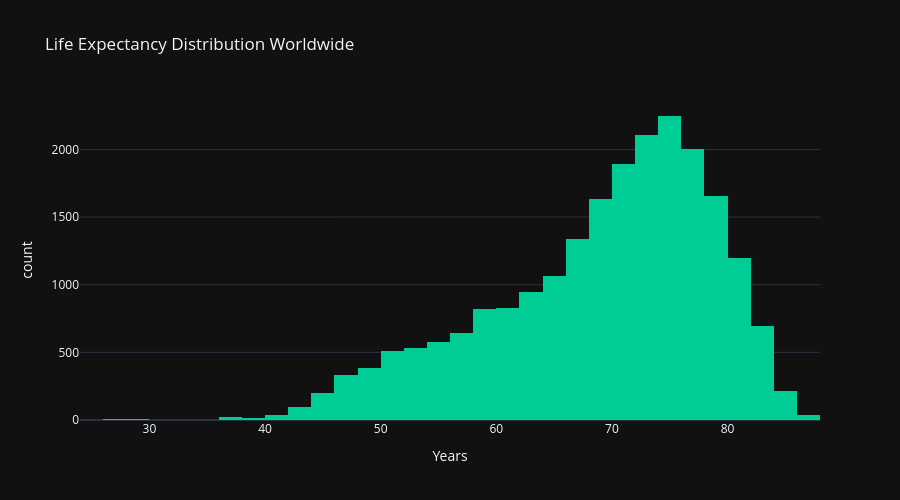
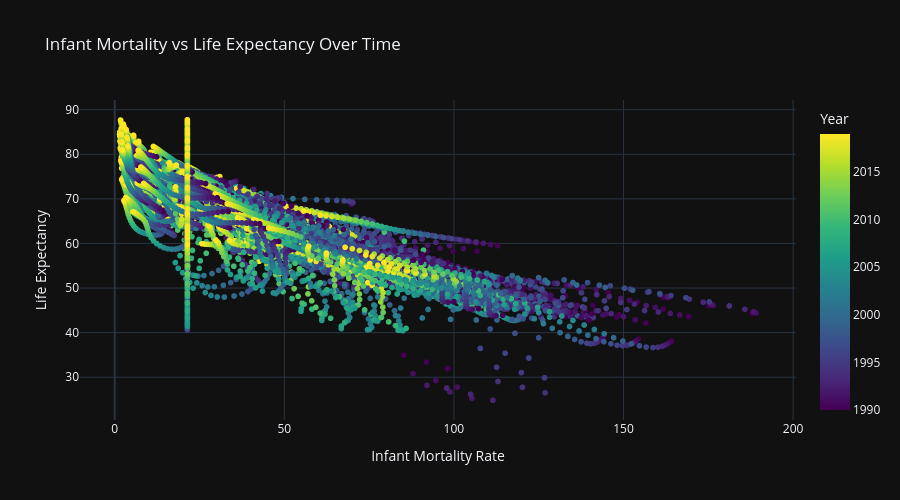

Notebook source saved alongside these figures, in order:
### Markdown cell above
## Section 3: Exploratory Data Analysis with Plotly

### Code cell
# 1. Life Expectancy Distribution
fig1 = px.histogram(df_clean, x='Life Expectancy', nbins=50, template='plotly_dark',
                    title='Life Expectancy Distribution Worldwide',
                    labels={'Life Expectancy': 'Years', 'count': 'Frequency'},
                    color_discrete_sequence=['#00CC96'])
fig1.update_layout(showlegend=False, height=500)
fig1.write_html('../viz/life_expectancy_distribution.html')
fig1.show()

# 2. Infant Mortality vs Life Expectancy
fig2 = px.scatter(df_clean, x='Infant Mortality Rate', y='Life Expectancy', 
                  color='Year', template='plotly_dark',
                  title='Infant Mortality vs Life Expectancy Over Time',
                  hover_data=['Country', 'Year'],
                  color_continuous_scale='Viridis')
fig2.update_layout(height=500)
fig2.write_html('../viz/mortality_vs_life_expectancy.html')
fig2.show()

### Figure 1 — Plotly figure (JSON) as saved in the notebook; plotly's stock layout.template omitted (floating-point values rounded to 4 significant figures; data arrays with more than 128 entries replaced by an {"elided": "..."} marker saying what was removed)
{"data": [{"bingroup": "x", "hovertemplate": "Years=%{x}<br>count=%{y}<extra></extra>", "legendgroup": "", "marker": {"color": "#00CC96", "pattern": {"shape": ""}}, "name": "", "nbinsx": 50, "orientation": "v", "showlegend": false, "type": "histogram", "x": {"elided": "22050 float values"}, "xaxis": "x", "yaxis": "y"}], "layout": {"barmode": "relative", "height": 500, "legend": {"tracegroupgap": 0}, "showlegend": false, "title": {"text": "Life Expectancy Distribution Worldwide"}, "xaxis": {"anchor": "y", "domain": [0, 1], "title": {"text": "Years"}}, "yaxis": {"anchor": "x", "domain": [0, 1], "title": {"text": "count"}}}}

### Figure 2 — Plotly figure (JSON) as saved in the notebook; plotly's stock layout.template omitted (floating-point values rounded to 4 significant figures; data arrays with more than 128 entries replaced by an {"elided": "..."} marker saying what was removed)
{"data": [{"customdata": {"elided": "22050x2 mixed values"}, "hovertemplate": "Infant Mortality Rate=%{x}<br>Life Expectancy=%{y}<br>Country=%{customdata[0]}<br>Year=%{marker.color}<extra></extra>", "legendgroup": "", "marker": {"color": {"elided": "22050 int values"}, "coloraxis": "coloraxis", "symbol": "circle"}, "mode": "markers", "name": "", "showlegend": false, "type": "scattergl", "x": {"elided": "22050 float values"}, "xaxis": "x", "y": {"elided": "22050 float values"}, "yaxis": "y"}], "layout": {"coloraxis": {"colorbar": {"title": {"text": "Year"}}, "colorscale": [[0, "#440154"], [0.1111, "#482878"], [0.2222, "#3e4989"], [0.3333, "#31688e"], [0.4444, "#26828e"], [0.5556, "#1f9e89"], [0.6667, "#35b779"], [0.7778, "#6ece58"], [0.8889, "#b5de2b"], [1, "#fde725"]]}, "height": 500, "legend": {"tracegroupgap": 0}, "title": {"text": "Infant Mortality vs Life Expectancy Over Time"}, "xaxis": {"anchor": "y", "domain": [0, 1], "title": {"text": "Infant Mortality Rate"}}, "yaxis": {"anchor": "x", "domain": [0, 1], "title": {"text": "Life Expectancy"}}}}
